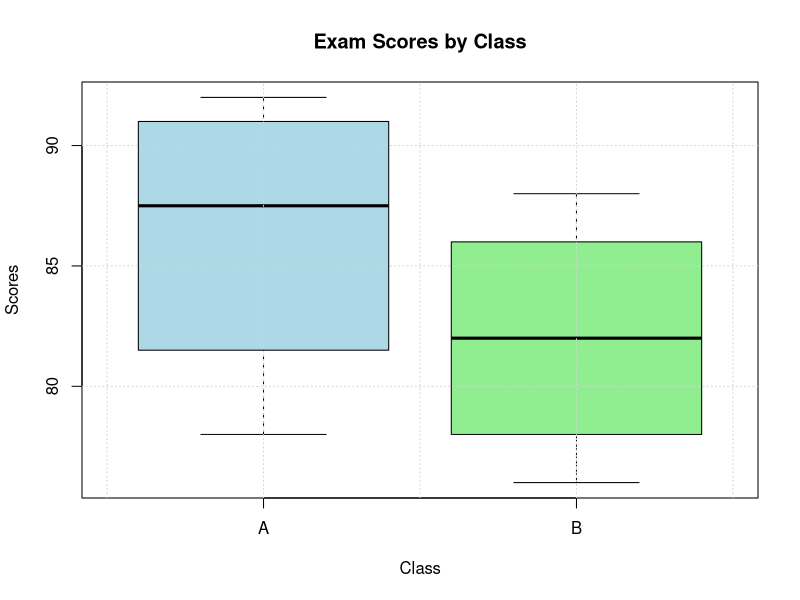

Write R code to recreate this figure.
# Given dataset
class <- c("A", "A", "A", "A", "B", "B", "B", "B")
scores <- c(85, 90, 78, 92, 88, 76, 80, 84)

# Create box plot
boxplot(scores ~ class, 
        main = "Exam Scores by Class", 
        xlab = "Class", 
        ylab = "Scores", 
        col = c("lightblue", "lightgreen"))

# Add grid for better readability
grid()

